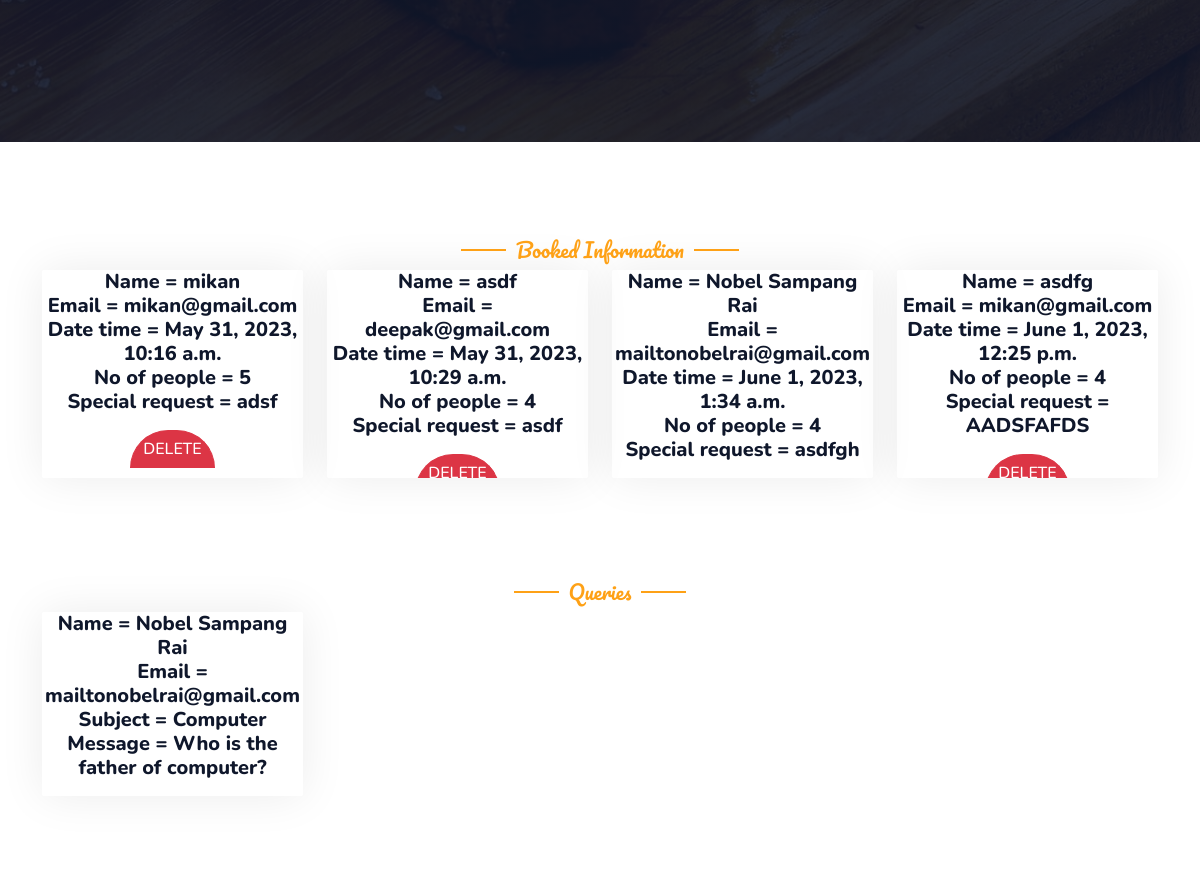
/staff/ (signed in, middle part), run on an earlier commit of the app's database.
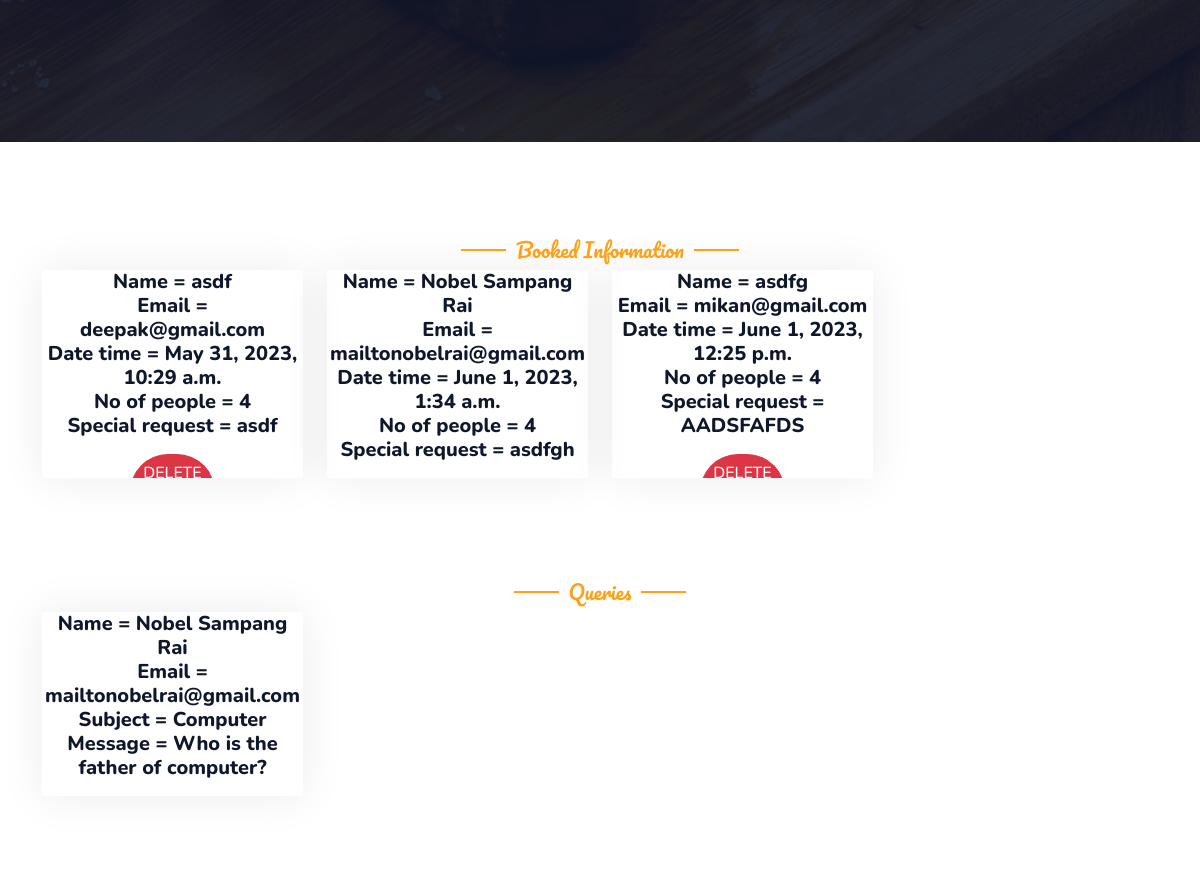
And on a later commit of the database.
### home/models.py (models this page shows, shortened)
class Booking(models.Model):
    user = models.OneToOneField(User, null=True, blank=True, on_delete=models.CASCADE)
    name = models.CharField(max_length=50, null=True)
    email = models.EmailField(max_length=50, null=True)
    datetime = models.DateTimeField(auto_now_add=True,null=True)
    no_of_people = models.IntegerField(null=True)
    special_request = models.TextField(max_length=200, null=True)
    pre_order = models.ManyToManyField(Items, blank=True)

class Contact(models.Model):
    user = models.OneToOneField(User, null=True, blank=True, on_delete=models.CASCADE)
    name = models.CharField(max_length=50)
    email = models.EmailField(max_length=50)
    subject = models.CharField(max_length=100)
    message = models.TextField(max_length=300)

### home/views.py (the view)
# urls.py: path("staff/", staff_page, name="staff_page"),
@login_required(login_url='login')
@staff_member_required
def staff_page(request):
    context = {"booking_infos": Booking.objects.all(),
               "contacts": Contact.objects.all()
               }
    return render(request, "staff-page.html", context)

### template/staff-page.html (shortened to what this page needs)
{% extends 'base.html' %}
{% block myblock %}
            <div class="container-xxl pt-5 pb-3">
            <div class="container">
                <div class="text-center wow fadeInUp" data-wow-delay="0.1s">
                    <h5 class="section-title ff-secondary text-center text-primary fw-normal">Booked Information</h5>
                </div>
                <div class="row g-4">
                            {% for booking_info in booking_infos %}
                    <div class="col-lg-3 col-md-6 wow fadeInUp" data-wow-delay="0.1s">
                        <div class="team-item text-center rounded overflow-hidden">
                            <h5 class="mb-0">Name = {{ booking_info.name }}</h5>
                            <h5 class="mb-0">Email = {{ booking_info.email }}</h5>
                            <h5 class="mb-0">Date time = {{ booking_info.datetime }}</h5>
                            <h5 class="mb-0">No of people = {{ booking_info.no_of_people }}</h5>
                            <h5 class="mb-0">Special request = {{ booking_info.special_request }}</h5>
                            <div class="d-flex justify-content-center mt-3">
                                    <div class="col-12">
                                        <a href="{% url 'delete' booking_info.id %}" class="btn btn-danger">Delete</a>
                                    </div>
                            </div>
                        </div>
                    </div>
                     {% endfor %}
                </div>
            </div>
        </div>
            <div class="container-xxl pt-5 pb-3">
            <div class="container">
                <div class="text-center wow fadeInUp" data-wow-delay="0.1s">
                    <h5 class="section-title ff-secondary text-center text-primary fw-normal">Queries</h5>
                </div>
                <div class="row g-4">
                            {% for contact in contacts %}
                    <div class="col-lg-3 col-md-6 wow fadeInUp" data-wow-delay="0.1s">
                        <div class="team-item text-center rounded overflow-hidden">
                            <h5 class="mb-0">Name = {{ contact.name }}</h5>
                            <h5 class="mb-0">Email = {{ contact.email }}</h5>
                            <h5 class="mb-0">Subject = {{ contact.subject }}</h5>
                            <h5 class="mb-0">Message = {{ contact.message }}</h5>
                        </div>
                    </div>
                     {% endfor %}
                </div>
            </div>
        </div>
{% endblock %}

What changed in the data, as far as the page shows it:
removed Booking: name "mikan", email "mikan@gmail.com", datetime "May 31, 2023, 10:16 a.m.", no_of_people "5", special_request "adsf"
